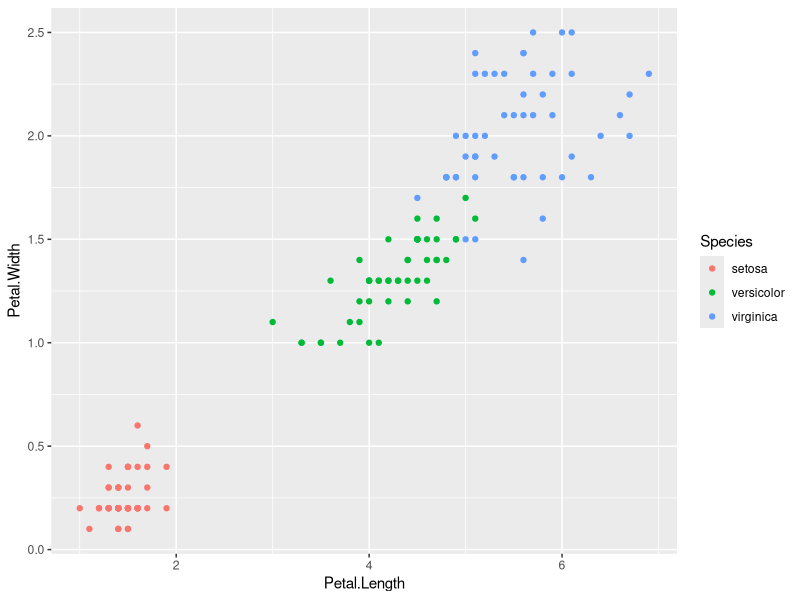
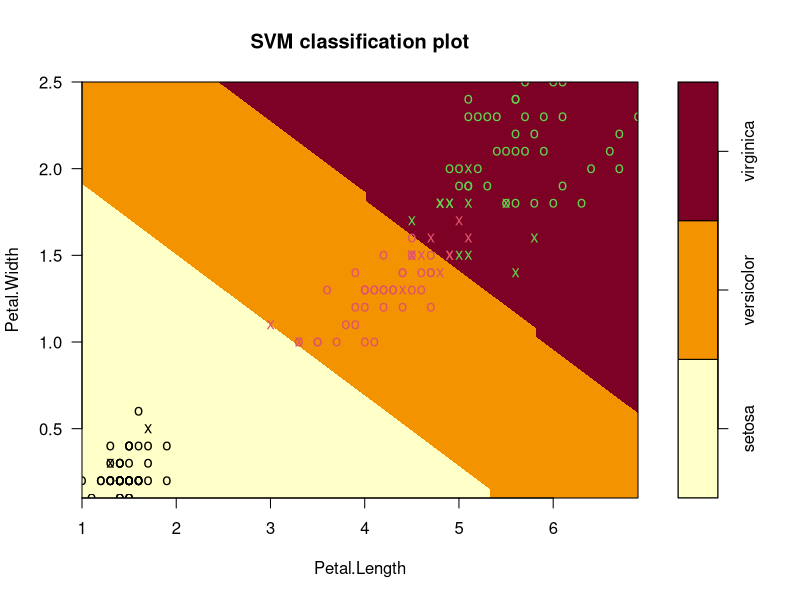

The R source for these figures, in order:
#Downloading the iris data

data("iris")

#Viewing the iris data

str(iris)

#installing the ggplot2 to find the scatter plot

install.packages("ggplot2")

#loading the ggplot2

library(ggplot2)

#viewing the scatter plot between petal.length and petal.width

qplot(Petal.Length, Petal.Width, data = iris, color = Species)

#install the e1071 package for utilizing Support Vector Machine in R

install.packages("e1071")

#loading the e1071 package in order to use Support Vector Machine

library(e1071)

#Building model

mymodel <- svm(Species~., data = iris, kernel = "linear")

#Summary of the mymodel

summary(mymodel)

#plotting our model

plot(mymodel, data = iris,
     Petal.Width~Petal.Length,
     slice = list(Sepal.Width = 3, Sepal.Length = 4))

summary(mymodel)

pred <- predict(mymodel , iris)

#Find out the Confusion Matrix 

tab <- table(Predicted = pred, Actual = iris$Species)

tab

#Findout the misclassification error rate

1-sum(diag(tab))/sum(tab)
